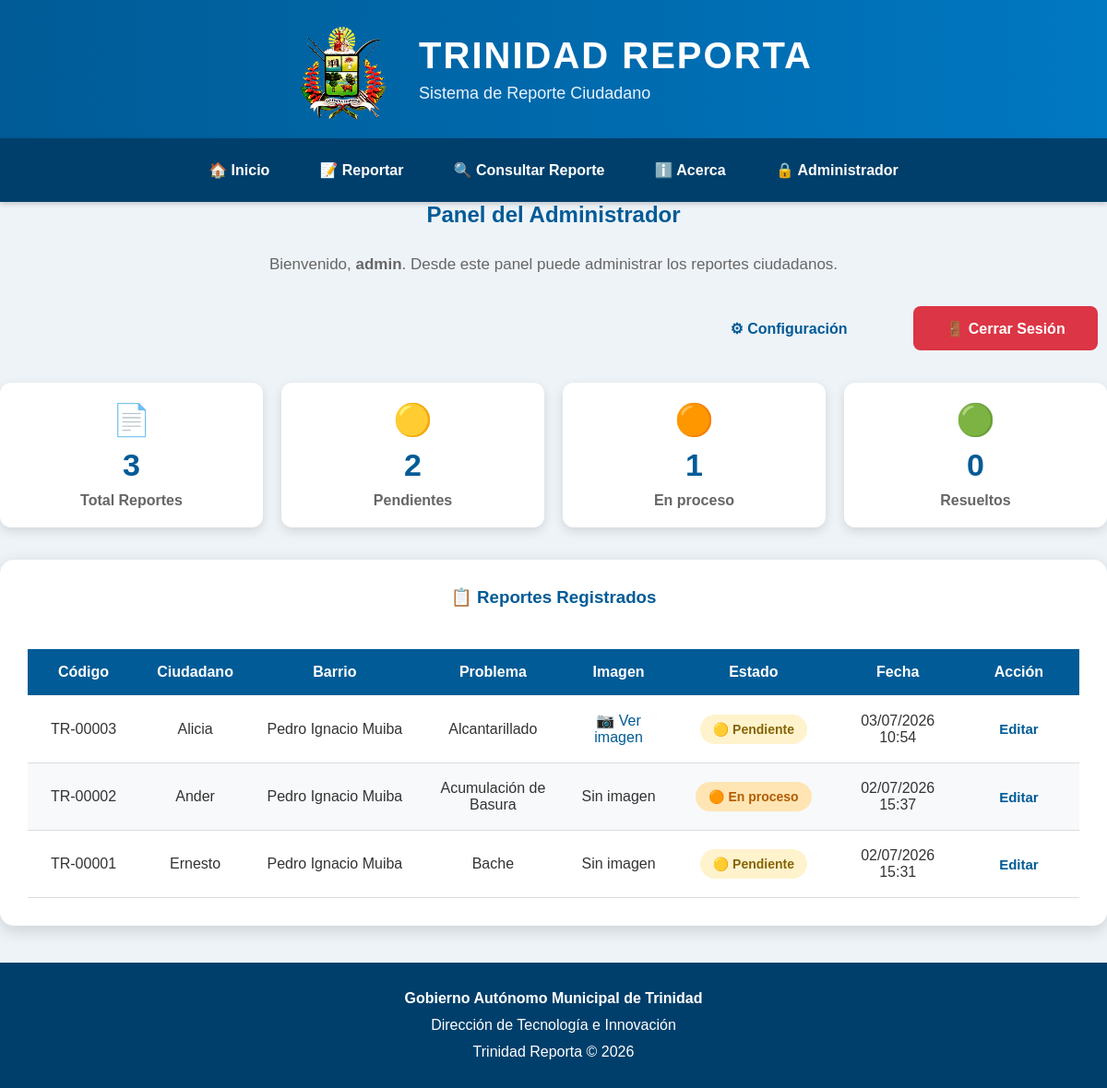
The app's page /panel_admin (signed in) with its own data.
### tables this page shows
CREATE TABLE reportes(
    id INTEGER PRIMARY KEY AUTOINCREMENT,
    codigo TEXT NOT NULL UNIQUE,
    nombre_ciudadano TEXT NOT NULL,
    barrio_id INTEGER NOT NULL,
    problema_id INTEGER NOT NULL,
    descripcion TEXT NOT NULL,
    imagen TEXT,
    estado TEXT DEFAULT 'Pendiente',
    fecha_reporte TEXT NOT NULL,
    fecha_actualizacion TEXT,

    FOREIGN KEY (barrio_id) REFERENCES barrios(id),
    FOREIGN KEY (problema_id) REFERENCES problemas(id)
);

CREATE TABLE barrios(
    id INTEGER PRIMARY KEY AUTOINCREMENT,
    nombre TEXT NOT NULL UNIQUE
);

CREATE TABLE problemas(
    id INTEGER PRIMARY KEY AUTOINCREMENT,
    nombre TEXT NOT NULL UNIQUE
);

### app.py (the view)
@app.route("/panel_admin")
def panel_admin():
    if "admin" not in session:
        return redirect(url_for("admin"))
    conexion = sqlite3.connect("trinidad_reporta.db")
    cursor = conexion.cursor()
    cursor.execute("SELECT COUNT(*) FROM reportes")
    total = cursor.fetchone()[0]
    cursor.execute("SELECT COUNT(*) FROM reportes WHERE estado='Pendiente'")
    pendientes = cursor.fetchone()[0]
    cursor.execute("SELECT COUNT(*) FROM reportes WHERE estado='En proceso'")
    proceso = cursor.fetchone()[0]
    cursor.execute("SELECT COUNT(*) FROM reportes WHERE estado='Resuelto'")
    resueltos = cursor.fetchone()[0]
    cursor.execute("""
    SELECT
        reportes.id,
        reportes.codigo,
        reportes.nombre_ciudadano,
        barrios.nombre,
        problemas.nombre,
        reportes.imagen,
        reportes.estado,
        reportes.fecha_reporte
    FROM reportes

    INNER JOIN barrios
        ON reportes.barrio_id = barrios.id

    INNER JOIN problemas
        ON reportes.problema_id = problemas.id

    ORDER BY reportes.id DESC
    """)
    reportes = cursor.fetchall()
    print(reportes)
    conexion.close()
    return render_template(
        "panel_admin.html",
        reportes=reportes,
        total=total,
        pendientes=pendientes,
        proceso=proceso,
        resueltos=resueltos
    )

### templates/panel_admin.html
{% extends "base.html" %}
{% block contenido %}
<h2>Panel del Administrador</h2>
<p class="subtitulo">
Bienvenido, <strong>{{ session["admin"] }}</strong>. Desde este panel puede administrar los reportes ciudadanos.
</p>
<div class="acciones-admin">
    <a href="{{ url_for('configuracion') }}" class="boton-principal">
        ⚙ Configuración
    </a>
    <a href="/logout" class="boton-cerrar">
        🚪 Cerrar Sesión
    </a>
</div>
<div class="estadisticas">
    <div class="card-estadistica">
        <h3>📄</h3>
        <h2>{{ total }}</h2>
        <p>Total Reportes</p>
    </div>
    <div class="card-estadistica">
        <h3>🟡</h3>
        <h2>{{ pendientes }}</h2>
        <p>Pendientes</p>
    </div>
    <div class="card-estadistica">
        <h3>🟠</h3>
        <h2>{{ proceso }}</h2>
        <p>En proceso</p>
    </div>
    <div class="card-estadistica">
        <h3>🟢</h3>
        <h2>{{ resueltos }}</h2>
        <p>Resueltos</p>
    </div>
</div>
<div class="tarjeta-reporte">
    <h3>📋 Reportes Registrados</h3>
    <div class="tabla-contenedor">
    <table class="tabla-reportes">
        <thead>
        <tr>
            <th class="col-codigo">Código</th>
            <th class="col-ciudadano">Ciudadano</th>
            <th class="col-barrio">Barrio</th>
            <th class="col-problema">Problema</th>
            <th class="col-imagen">Imagen</th>
            <th class="col-estado">Estado</th>
            <th class="col-fecha">Fecha</th>
            <th class="col-accion">Acción</th>
        </tr>
        </thead>
        <tbody>
        {% for reporte in reportes %}
        <tr>
            <td class="col-codigo">{{ reporte[1] }}</td>
            <td class="col-ciudadano">
                {{ reporte[2] }}
            </td>
            <td class="col-barrio">
                {{ reporte[3] }}
            </td>
            <td class="col-problema">
                {{ reporte[4] }}
            </td>
            <td class="col-imagen">
                {% if reporte[5] %}
                <a href="{{ url_for('static', filename='imagenes/' + reporte[5]) }}" target="_blank">
                    📷 Ver imagen
                </a>
                {% else %}
                    Sin imagen
                {% endif %}
            </td>
            <td class="col-estado">
                {% set estado = reporte[6]|trim %}
                {% if estado == "Pendiente" %}
                    <span class="estado pendiente">🟡 Pendiente</span>
                {% elif estado == "En proceso" %}
                    <span class="estado proceso">🟠 En proceso</span>
                {% elif estado == "Resuelto" %}
                    <span class="estado resuelto">🟢 Resuelto</span>
                {% else %}
                    <span class="estado">{{ estado }}</span>
                {% endif %}
            </td>
            <td class="col-fecha">
                {{ reporte[7] }}
            </td>
            <td class="col-accion">
                <a href="{{ url_for('editar_reporte', id=reporte[0]) }}"
                   class="boton-principal">
                    Editar
                </a>
            </td>
        </tr>
        {% endfor %}
        </tbody>
    </table>
    </div>
</div>
{% endblock %}

### static/css/estilo.css (style rules this page uses)
* { margin: 0; padding: 0; box-sizing: border-box; }
body { font-family: Arial, Helvetica, sans-serif; background-color: #eef3f8; color: #333333; }
h2 { text-align: center; color: #005b96; margin-bottom: 30px; }
a { color: #005b96; text-decoration: none; }
.boton-principal, .boton-secundario, .boton-cerrar { display: inline-flex; justify-content: center; align-items: center; gap: 8px; min-width: 200px; height: 48px; margin: 10px; padding: 12px 22px; border-radius: 8px; text-decoration: none; font-weight: bold; transition: 0.3s; box-sizing: border-box; }
.subtitulo { text-align: center; color: #666; margin-bottom: 25px; font-size: 17px; }
.tarjeta-reporte { background: white; margin-top: 35px; padding: 30px; border-radius: 15px; box-shadow: 0px 5px 18px rgba(0,0,0,0.15); overflow-x:auto; }
.tarjeta-reporte h3 { text-align: center; color: #005b96; margin-bottom: 20px; }
.estado { display: inline-flex; align-items: center; justify-content: center; gap: 6px; padding: 8px 14px; border-radius: 20px; font-size: 14px; font-weight: bold; white-space: nowrap; }
.estado.pendiente { background:#fff3cd; color:#856404; }
.estado.proceso { background:#ffe5b4; color:#b35c00; }
.tabla-contenedor { width:100%; overflow-x:auto; }
.tabla-reportes { width:100%; border-collapse:collapse; margin-top:25px; table-layout:fixed; }
.tabla-reportes th { background:#005b96; color:white; padding:16px 10px; text-align:center; vertical-align:middle; }
.tabla-reportes td { padding:18px 10px; border-bottom:1px solid #dddddd; text-align:center; vertical-align:middle; word-break:break-word; overflow-wrap:break-word; }
.tabla-reportes tr:nth-child(even) { background:#f7f9fb; }
.col-codigo { width:12%; }
.col-ciudadano { width:12%; }
.col-barrio { width:18%; }
.col-problema { width:16%; }
.col-imagen { width:11%; }
.col-estado { width:18%; }
.col-fecha { width:13%; }
.col-accion { width:13%; }
.acciones-admin { display:flex; justify-content:flex-end; gap:15px; margin-bottom:25px; }
.boton-cerrar { background:#dc3545; color:white; }
.estadisticas { display:flex; justify-content:space-between; gap:20px; margin-bottom:30px; flex-wrap:wrap; }
.card-estadistica { flex:1; min-width:180px; background:white; border-radius:12px; padding:20px; text-align:center; box-shadow:0px 4px 12px rgba(0,0,0,0.12); transition:.3s; }
.card-estadistica h3 { font-size:34px; margin-bottom:10px; }
.card-estadistica h2 { color:#005b96; margin:0; font-size:34px; }
.card-estadistica p { margin-top:10px; color:#666; font-weight:bold; }
.tabla-reportes .boton-principal { min-width: auto; width: auto; display: inline-block; margin: 0; padding: 8px 12px; height: auto; line-height: normal; font-size: 15px; }

### records on screen
reportes: codigo "TR-00003", nombre_ciudadano "Alicia", nombre "Pedro Ignacio Muiba", nombre "Alcantarillado", estado "🟡 Pendiente", fecha_reporte "03/07/2026 10:54"
reportes: codigo "TR-00002", nombre_ciudadano "Ander", nombre "Pedro Ignacio Muiba", nombre "Acumulación de Basura", imagen "Sin imagen", estado "🟠 En proceso", fecha_reporte "02/07/2026 15:37"
reportes: codigo "TR-00001", nombre_ciudadano "Ernesto", nombre "Pedro Ignacio Muiba", nombre "Bache", imagen "Sin imagen", estado "🟡 Pendiente", fecha_reporte "02/07/2026 15:31"

### other values on screen
{{ session["admin"] }} "admin"
{{ total }} "3"
{{ pendientes }} "2"
{{ proceso }} "1"
{{ resueltos }} "0"
